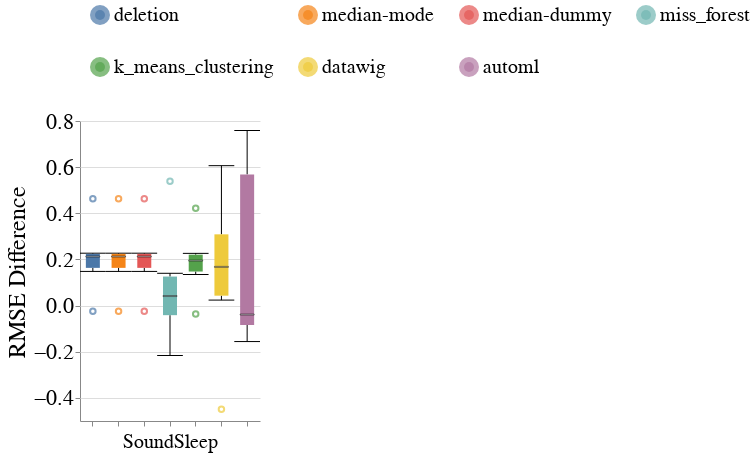

Write notebook code for a chart like this one.
### Code cell
create_box_plots_for_mixed_exp(dataset_name=DATASET_NAME,
                               column_names=['SoundSleep'],
                               metric_name='rmse',
                               group=SENSITIVE_ATTR_FOR_DISPARITY_METRICS,
                               db_client=db_client,
                               without_dummy=False)

### Figure 1 — Vega-Lite specification as saved in the notebook (floating-point values rounded to 4 significant figures)
{"config": {"view": {"continuousWidth": 400, "continuousHeight": 300, "stroke": null}, "axis": {"labelFontSize": 22, "labelFontWeight": "normal", "titleFontSize": 24, "titleFontWeight": "normal"}, "facet": {"spacing": 10}, "header": {"labelFontSize": 20, "labelOrient": "bottom", "labelPadding": 5, "titleFontSize": 20}, "legend": {"columns": 4, "direction": "horizontal", "labelFontSize": 20, "labelLimit": 400, "orient": "top", "symbolOffset": 10, "symbolStrokeWidth": 10, "titleAnchor": "middle", "titleFontSize": 22, "titleLimit": 300}, "title": {"fontSize": 20}}, "data": {"name": "data-8d7a196b5e0525063d1367c5ecde661c"}, "mark": {"type": "boxplot", "median": {"stroke": "black", "strokeWidth": 0.7}, "ticks": true}, "encoding": {"color": {"field": "Null_Imputer_Name", "sort": ["deletion", "median-mode", "median-dummy", "miss_forest", "k_means_clustering", "datawig", "automl"], "title": null, "type": "nominal"}, "column": {"field": "Column_With_Nulls", "title": null, "type": "nominal"}, "x": {"axis": {"labels": false}, "field": "Null_Imputer_Name", "sort": ["deletion", "median-mode", "median-dummy", "miss_forest", "k_means_clustering", "datawig", "automl"], "title": null, "type": "nominal"}, "y": {"field": "Rmse_Difference", "scale": {"zero": false}, "title": "RMSE Difference", "type": "quantitative"}}, "width": 180, "$schema": "https://vega.github.io/schema/vega-lite/v4.17.0.json", "datasets": {"data-8d7a196b5e0525063d1367c5ecde661c": [{"Dataset_Name": "diabetes", "Null_Imputer_Name": "deletion", "Evaluation_Scenario": "mixed_exp", "Experiment_Seed": 100, "Dataset_Part": "X_test_MCAR1 & MAR1 & MNAR1", "Column_With_Nulls": "SoundSleep", "Rmse_dis": 1.464, "Rmse_priv": 1.001, "Rmse_Difference": 0.4629}, {"Dataset_Name": "diabetes", "Null_Imputer_Name": "deletion", "Evaluation_Scenario": "mixed_exp", "Experiment_Seed": 200, "Dataset_Part": "X_test_MCAR1 & MAR1 & MNAR1", "Column_With_Nulls": "SoundSleep", "Rmse_dis": 1.225, "Rmse_priv": 1.015, "Rmse_Difference": 0.2098}, {"Dataset_Name": "diabetes", "Null_Imputer_Name": "deletion", "Evaluation_Scenario": "mixed_exp", "Experiment_Seed": 300, "Dataset_Part": "X_test_MCAR1 & MAR1 & MNAR1", "Column_With_Nulls": "SoundSleep", "Rmse_dis": 1.16, "Rmse_priv": 1.012, "Rmse_Difference": 0.1482}, {"Dataset_Name": "diabetes", "Null_Imputer_Name": "deletion", "Evaluation_Scenario": "mixed_exp", "Experiment_Seed": 400, "Dataset_Part": "X_test_MCAR1 & MAR1 & MNAR1", "Column_With_Nulls": "SoundSleep", "Rmse_dis": 1.216, "Rmse_priv": 1.0, "Rmse_Difference": 0.2156}, {"Dataset_Name": "diabetes", "Null_Imputer_Name": "deletion", "Evaluation_Scenario": "mixed_exp", "Experiment_Seed": 500, "Dataset_Part": "X_test_MCAR1 & MAR1 & MNAR1", "Column_With_Nulls": "SoundSleep", "Rmse_dis": 1.437, "Rmse_priv": 1.21, "Rmse_Difference": 0.2272}, {"Dataset_Name": "diabetes", "Null_Imputer_Name": "deletion", "Evaluation_Scenario": "mixed_exp", "Experiment_Seed": 600, "Dataset_Part": "X_test_MCAR1 & MAR1 & MNAR1", "Column_With_Nulls": "SoundSleep", "Rmse_dis": 1.354, "Rmse_priv": 1.379, "Rmse_Difference": -0.02451}, {"Dataset_Name": "diabetes", "Null_Imputer_Name": "median-mode", "Evaluation_Scenario": "mixed_exp", "Experiment_Seed": 100, "Dataset_Part": "X_test_MCAR1 & MAR1 & MNAR1", "Column_With_Nulls": "SoundSleep", "Rmse_dis": 1.464, "Rmse_priv": 1.001, "Rmse_Difference": 0.4629}, {"Dataset_Name": "diabetes", "Null_Imputer_Name": "median-mode", "Evaluation_Scenario": "mixed_exp", "Experiment_Seed": 200, "Dataset_Part": "X_test_MCAR1 & MAR1 & MNAR1", "Column_With_Nulls": "SoundSleep", "Rmse_dis": 1.225, "Rmse_priv": 1.015, "Rmse_Difference": 0.2098}, {"Dataset_Name": "diabetes", "Null_Imputer_Name": "median-mode", "Evaluation_Scenario": "mixed_exp", "Experiment_Seed": 300, "Dataset_Part": "X_test_MCAR1 & MAR1 & MNAR1", "Column_With_Nulls": "SoundSleep", "Rmse_dis": 1.16, "Rmse_priv": 1.012, "Rmse_Difference": 0.1482}, {"Dataset_Name": "diabetes", "Null_Imputer_Name": "median-mode", "Evaluation_Scenario": "mixed_exp", "Experiment_Seed": 400, "Dataset_Part": "X_test_MCAR1 & MAR1 & MNAR1", "Column_With_Nulls": "SoundSleep", "Rmse_dis": 1.216, "Rmse_priv": 1.0, "Rmse_Difference": 0.2156}, {"Dataset_Name": "diabetes", "Null_Imputer_Name": "median-mode", "Evaluation_Scenario": "mixed_exp", "Experiment_Seed": 500, "Dataset_Part": "X_test_MCAR1 & MAR1 & MNAR1", "Column_With_Nulls": "SoundSleep", "Rmse_dis": 1.437, "Rmse_priv": 1.21, "Rmse_Difference": 0.2272}, {"Dataset_Name": "diabetes", "Null_Imputer_Name": "median-mode", "Evaluation_Scenario": "mixed_exp", "Experiment_Seed": 600, "Dataset_Part": "X_test_MCAR1 & MAR1 & MNAR1", "Column_With_Nulls": "SoundSleep", "Rmse_dis": 1.354, "Rmse_priv": 1.379, "Rmse_Difference": -0.02451}, {"Dataset_Name": "diabetes", "Null_Imputer_Name": "median-dummy", "Evaluation_Scenario": "mixed_exp", "Experiment_Seed": 100, "Dataset_Part": "X_test_MCAR1 & MAR1 & MNAR1", "Column_With_Nulls": "SoundSleep", "Rmse_dis": 1.464, "Rmse_priv": 1.001, "Rmse_Difference": 0.4629}, {"Dataset_Name": "diabetes", "Null_Imputer_Name": "median-dummy", "Evaluation_Scenario": "mixed_exp", "Experiment_Seed": 200, "Dataset_Part": "X_test_MCAR1 & MAR1 & MNAR1", "Column_With_Nulls": "SoundSleep", "Rmse_dis": 1.225, "Rmse_priv": 1.015, "Rmse_Difference": 0.2098}, {"Dataset_Name": "diabetes", "Null_Imputer_Name": "median-dummy", "Evaluation_Scenario": "mixed_exp", "Experiment_Seed": 300, "Dataset_Part": "X_test_MCAR1 & MAR1 & MNAR1", "Column_With_Nulls": "SoundSleep", "Rmse_dis": 1.16, "Rmse_priv": 1.012, "Rmse_Difference": 0.1482}, {"Dataset_Name": "diabetes", "Null_Imputer_Name": "median-dummy", "Evaluation_Scenario": "mixed_exp", "Experiment_Seed": 400, "Dataset_Part": "X_test_MCAR1 & MAR1 & MNAR1", "Column_With_Nulls": "SoundSleep", "Rmse_dis": 1.216, "Rmse_priv": 1.0, "Rmse_Difference": 0.2156}, {"Dataset_Name": "diabetes", "Null_Imputer_Name": "median-dummy", "Evaluation_Scenario": "mixed_exp", "Experiment_Seed": 500, "Dataset_Part": "X_test_MCAR1 & MAR1 & MNAR1", "Column_With_Nulls": "SoundSleep", "Rmse_dis": 1.437, "Rmse_priv": 1.21, "Rmse_Difference": 0.2272}, {"Dataset_Name": "diabetes", "Null_Imputer_Name": "median-dummy", "Evaluation_Scenario": "mixed_exp", "Experiment_Seed": 600, "Dataset_Part": "X_test_MCAR1 & MAR1 & MNAR1", "Column_With_Nulls": "SoundSleep", "Rmse_dis": 1.354, "Rmse_priv": 1.379, "Rmse_Difference": -0.02451}, {"Dataset_Name": "diabetes", "Null_Imputer_Name": "miss_forest", "Evaluation_Scenario": "mixed_exp", "Experiment_Seed": 100, "Dataset_Part": "X_test_MCAR1 & MAR1 & MNAR1", "Column_With_Nulls": "SoundSleep", "Rmse_dis": 0.196, "Rmse_priv": 0.4123, "Rmse_Difference": -0.2163}, {"Dataset_Name": "diabetes", "Null_Imputer_Name": "miss_forest", "Evaluation_Scenario": "mixed_exp", "Experiment_Seed": 300, "Dataset_Part": "X_test_MCAR1 & MAR1 & MNAR1", "Column_With_Nulls": "SoundSleep", "Rmse_dis": 0.1401, "Rmse_priv": 0.0, "Rmse_Difference": 0.1401}, {"Dataset_Name": "diabetes", "Null_Imputer_Name": "miss_forest", "Evaluation_Scenario": "mixed_exp", "Experiment_Seed": 500, "Dataset_Part": "X_test_MCAR1 & MAR1 & MNAR1", "Column_With_Nulls": "SoundSleep", "Rmse_dis": 0.3498, "Rmse_priv": 0.2668, "Rmse_Difference": 0.08305}, {"Dataset_Name": "diabetes", "Null_Imputer_Name": "miss_forest", "Evaluation_Scenario": "mixed_exp", "Experiment_Seed": 200, "Dataset_Part": "X_test_MCAR1 & MAR1 & MNAR1", "Column_With_Nulls": "SoundSleep", "Rmse_dis": 0.1096, "Rmse_priv": 0.1648, "Rmse_Difference": -0.05518}, {"Dataset_Name": "diabetes", "Null_Imputer_Name": "miss_forest", "Evaluation_Scenario": "mixed_exp", "Experiment_Seed": 600, "Dataset_Part": "X_test_MCAR1 & MAR1 & MNAR1", "Column_With_Nulls": "SoundSleep", "Rmse_dis": 0.6537, "Rmse_priv": 0.1151, "Rmse_Difference": 0.5386}, {"Dataset_Name": "diabetes", "Null_Imputer_Name": "miss_forest", "Evaluation_Scenario": "mixed_exp", "Experiment_Seed": 400, "Dataset_Part": "X_test_MCAR1 & MAR1 & MNAR1", "Column_With_Nulls": "SoundSleep", "Rmse_dis": 0.0, "Rmse_priv": 0.0, "Rmse_Difference": 0.0}, {"Dataset_Name": "diabetes", "Null_Imputer_Name": "datawig", "Evaluation_Scenario": "mixed_exp", "Experiment_Seed": 400, "Dataset_Part": "X_test_MCAR1 & MAR1 & MNAR1", "Column_With_Nulls": "SoundSleep", "Rmse_dis": 0.5992, "Rmse_priv": 0.5752, "Rmse_Difference": 0.02397}, {"Dataset_Name": "diabetes", "Null_Imputer_Name": "automl", "Evaluation_Scenario": "mixed_exp", "Experiment_Seed": 500, "Dataset_Part": "X_test_MCAR1 & MAR1 & MNAR1", "Column_With_Nulls": "SoundSleep", "Rmse_dis": 0.7735, "Rmse_priv": 0.9293, "Rmse_Difference": -0.1557}, {"Dataset_Name": "diabetes", "Null_Imputer_Name": "automl", "Evaluation_Scenario": "mixed_exp", "Experiment_Seed": 300, "Dataset_Part": "X_test_MCAR1 & MAR1 & MNAR1", "Column_With_Nulls": "SoundSleep", "Rmse_dis": 0.4117, "Rmse_priv": 0.4967, "Rmse_Difference": -0.08502}, {"Dataset_Name": "diabetes", "Null_Imputer_Name": "automl", "Evaluation_Scenario": "mixed_exp", "Experiment_Seed": 100, "Dataset_Part": "X_test_MCAR1 & MAR1 & MNAR1", "Column_With_Nulls": "SoundSleep", "Rmse_dis": 1.387, "Rmse_priv": 0.6292, "Rmse_Difference": 0.7577}, {"Dataset_Name": "diabetes", "Null_Imputer_Name": "datawig", "Evaluation_Scenario": "mixed_exp", "Experiment_Seed": 100, "Dataset_Part": "X_test_MCAR1 & MAR1 & MNAR1", "Column_With_Nulls": "SoundSleep", "Rmse_dis": 1.028, "Rmse_priv": 0.695, "Rmse_Difference": 0.3334}, {"Dataset_Name": "diabetes", "Null_Imputer_Name": "automl", "Evaluation_Scenario": "mixed_exp", "Experiment_Seed": 600, "Dataset_Part": "X_test_MCAR1 & MAR1 & MNAR1", "Column_With_Nulls": "SoundSleep", "Rmse_dis": 0.9993, "Rmse_priv": 0.2404, "Rmse_Difference": 0.7589}, {"Dataset_Name": "diabetes", "Null_Imputer_Name": "datawig", "Evaluation_Scenario": "mixed_exp", "Experiment_Seed": 200, "Dataset_Part": "X_test_MCAR1 & MAR1 & MNAR1", "Column_With_Nulls": "SoundSleep", "Rmse_dis": 1.334, "Rmse_priv": 0.7277, "Rmse_Difference": 0.6065}, {"Dataset_Name": "diabetes", "Null_Imputer_Name": "datawig", "Evaluation_Scenario": "mixed_exp", "Experiment_Seed": 500, "Dataset_Part": "X_test_MCAR1 & MAR1 & MNAR1", "Column_With_Nulls": "SoundSleep", "Rmse_dis": 0.9739, "Rmse_priv": 0.8736, "Rmse_Difference": 0.1003}, {"Dataset_Name": "diabetes", "Null_Imputer_Name": "automl", "Evaluation_Scenario": "mixed_exp", "Experiment_Seed": 200, "Dataset_Part": "X_test_MCAR1 & MAR1 & MNAR1", "Column_With_Nulls": "SoundSleep", "Rmse_dis": 0.4002, "Rmse_priv": 0.4792, "Rmse_Difference": -0.07894}, {"Dataset_Name": "diabetes", "Null_Imputer_Name": "automl", "Evaluation_Scenario": "mixed_exp", "Experiment_Seed": 400, "Dataset_Part": "X_test_MCAR1 & MAR1 & MNAR1", "Column_With_Nulls": "SoundSleep", "Rmse_dis": 0.2281, "Rmse_priv": 0.2266, "Rmse_Difference": 0.001411}, {"Dataset_Name": "diabetes", "Null_Imputer_Name": "datawig", "Evaluation_Scenario": "mixed_exp", "Experiment_Seed": 600, "Dataset_Part": "X_test_MCAR1 & MAR1 & MNAR1", "Column_With_Nulls": "SoundSleep", "Rmse_dis": 1.159, "Rmse_priv": 0.9233, "Rmse_Difference": 0.2354}, {"Dataset_Name": "diabetes", "Null_Imputer_Name": "datawig", "Evaluation_Scenario": "mixed_exp", "Experiment_Seed": 300, "Dataset_Part": "X_test_MCAR1 & MAR1 & MNAR1", "Column_With_Nulls": "SoundSleep", "Rmse_dis": 0.4431, "Rmse_priv": 0.8919, "Rmse_Difference": -0.4488}, {"Dataset_Name": "diabetes", "Null_Imputer_Name": "k_means_clustering", "Evaluation_Scenario": "mixed_exp", "Experiment_Seed": 100, "Dataset_Part": "X_test_MCAR1 & MAR1 & MNAR1", "Column_With_Nulls": "SoundSleep", "Rmse_dis": 1.422, "Rmse_priv": 1.0, "Rmse_Difference": 0.422}, {"Dataset_Name": "diabetes", "Null_Imputer_Name": "k_means_clustering", "Evaluation_Scenario": "mixed_exp", "Experiment_Seed": 200, "Dataset_Part": "X_test_MCAR1 & MAR1 & MNAR1", "Column_With_Nulls": "SoundSleep", "Rmse_dis": 1.197, "Rmse_priv": 1.011, "Rmse_Difference": 0.1865}, {"Dataset_Name": "diabetes", "Null_Imputer_Name": "k_means_clustering", "Evaluation_Scenario": "mixed_exp", "Experiment_Seed": 300, "Dataset_Part": "X_test_MCAR1 & MAR1 & MNAR1", "Column_With_Nulls": "SoundSleep", "Rmse_dis": 1.143, "Rmse_priv": 1.008, "Rmse_Difference": 0.1348}, {"Dataset_Name": "diabetes", "Null_Imputer_Name": "k_means_clustering", "Evaluation_Scenario": "mixed_exp", "Experiment_Seed": 400, "Dataset_Part": "X_test_MCAR1 & MAR1 & MNAR1", "Column_With_Nulls": "SoundSleep", "Rmse_dis": 1.204, "Rmse_priv": 1.0, "Rmse_Difference": 0.2034}, {"Dataset_Name": "diabetes", "Null_Imputer_Name": "k_means_clustering", "Evaluation_Scenario": "mixed_exp", "Experiment_Seed": 500, "Dataset_Part": "X_test_MCAR1 & MAR1 & MNAR1", "Column_With_Nulls": "SoundSleep", "Rmse_dis": 1.436, "Rmse_priv": 1.209, "Rmse_Difference": 0.2264}, {"Dataset_Name": "diabetes", "Null_Imputer_Name": "k_means_clustering", "Evaluation_Scenario": "mixed_exp", "Experiment_Seed": 600, "Dataset_Part": "X_test_MCAR1 & MAR1 & MNAR1", "Column_With_Nulls": "SoundSleep", "Rmse_dis": 1.327, "Rmse_priv": 1.363, "Rmse_Difference": -0.03626}]}}
